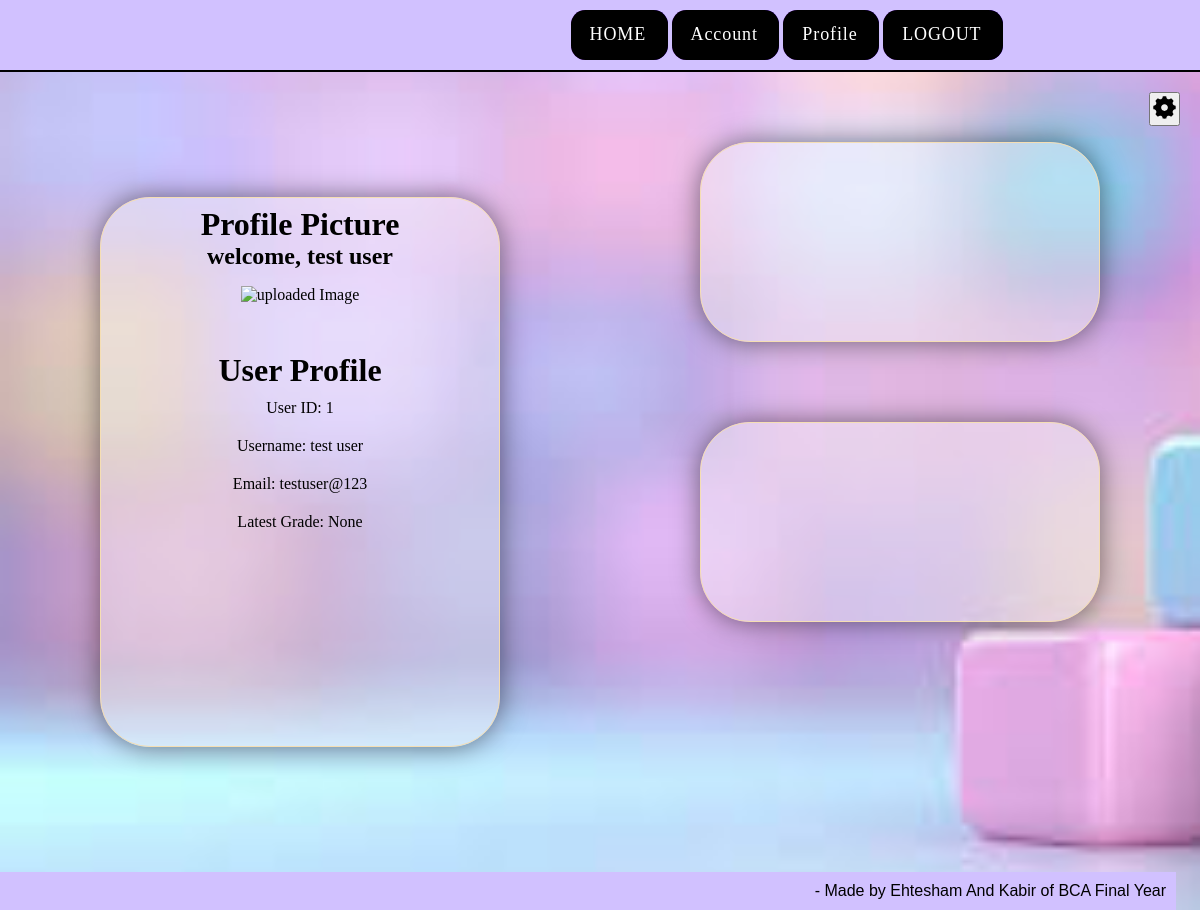
Page /account (signed in) on the committed database.
### pragnya_responsive_app/models.py (models this page shows)
class User(db.Model, UserMixin):
    id = db.Column(db.Integer, primary_key=True)
    name = db.Column(db.String(150), nullable=False)
    email = db.Column(db.String(150), unique=True, nullable=False)
    password = db.Column(db.String(200), nullable=False)
    student_grade = db.Column(db.Float, nullable=True)  # Float for grades
    images = db.relationship('Image', backref='user', lazy=True)

### pragnya_responsive_app/main.py (the view)
@main.route("/account")
@login_required
def account():
     return render_template('account.html')

### pragnya_responsive_app/templates/account.html (shortened to what this page needs)
{% extends "base.html" %}
{% block content %}
<head>
    <link rel="stylesheet" href="/pragnya_responsive_app/static/index_style.css">
</head>
<body>
    <div class="main_account">
        <div class="one">
            <div class="card card-1">
                <div class="photo">
                    <h1> Profile Picture</h1>
                    <h2>welcome,  {{  current_user.name }}</h2>
                     <div class="pic">
                        <img src="{{ url_for('main.get_img', id=current_user.id) }}" alt="uploaded Image"  width="200px" height="150px">
                    </div>
                </div>
                <div class="matter">
                    <h1>User Profile</h1>
                    {% if current_user.is_authenticated %}
                    <p>User ID: {{ current_user.id }}</p>
                    <p>Username: {{ current_user.name }}</p>
                    <p>Email: {{ current_user.email }}</p>
                    <p>Latest Grade: {{ current_user.student_grade }} </p>
                    {% else %}
                    <p>Please log in to view your profile.</p>
                    {% endif %}
                </div>
            </div>
        </div>
        <div class="two">
            <div class="setting" id="setting">
                <button id="setting_btn ">
                </button>
            </div>
            <div class="card card-2">
            </div>
            <div class="card card-3">
            </div>
        </div>
    </div>
</body>
{% endblock %}

### pragnya_responsive_app/static/index_style.css (style rules this page uses)
* { margin: 0; padding: 0; }
body { background-image: url("/static/images_folder/images.jpeg"); background-repeat: no-repeat; background-size: cover; }
.main_right h3, p { padding: 10px; }

### rows in the picture
User: name "test user", id "1", email "testuser@123", student_grade "None"
